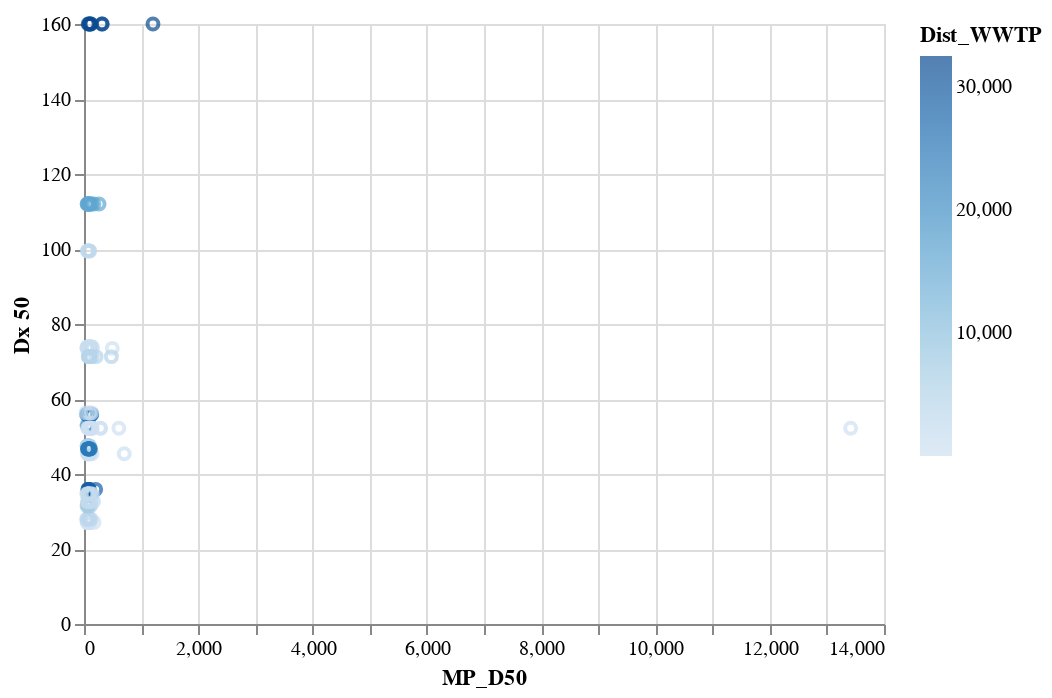

Notebook code cell kept with this figure:
### Code cell
MP_OM_Plot = alt.Chart(poly_samples).mark_point().encode(
    x= 'MP_D50', #alt.Y('Dx50',scale = alt.Scale(type= 'log')),
    y= 'Dx 50', #alt.Y('Concentration',scale = alt.Scale(type= 'log')),
    color='Dist_WWTP',
    tooltip='Sample'
).transform_filter('datum.Sample != "Schlei_S24" & datum.Sample != "Schlei_S31"'
)
MP_OM_Plot + MP_OM_Plot.transform_regression('MP_D50',
                          'Dx 50 ',method="pow"
).mark_line(color="red")

### Figure 1 — Vega-Lite specification as saved in the notebook (floating-point values rounded to 4 significant figures; data arrays with more than 128 entries replaced by an {"elided": "..."} marker saying what was removed)
{"config": {"view": {"continuousWidth": 400, "continuousHeight": 300}}, "layer": [{"mark": "point", "encoding": {"color": {"type": "quantitative", "field": "Dist_WWTP"}, "tooltip": {"type": "nominal", "field": "Sample"}, "x": {"type": "quantitative", "field": "MP_D50"}, "y": {"type": "quantitative", "field": "Dx 50"}}, "transform": [{"filter": "datum.Sample != \"Schlei_S24\" & datum.Sample != \"Schlei_S31\""}]}, {"mark": {"type": "line", "color": "red"}, "encoding": {"color": {"type": "quantitative", "field": "Dist_WWTP"}, "tooltip": {"type": "nominal", "field": "Sample"}, "x": {"type": "quantitative", "field": "MP_D50"}, "y": {"type": "quantitative", "field": "Dx 50"}}, "transform": [{"filter": "datum.Sample != \"Schlei_S24\" & datum.Sample != \"Schlei_S31\""}, {"on": "MP_D50", "regression": "Dx 50 ", "method": "pow"}]}], "data": {"name": "data-b90314cd409cbf0ed2cf30ce98d05192"}, "$schema": "https://vega.github.io/schema/vega-lite/v4.8.1.json", "datasets": {"data-b90314cd409cbf0ed2cf30ce98d05192": {"elided": "158 records"}}}
